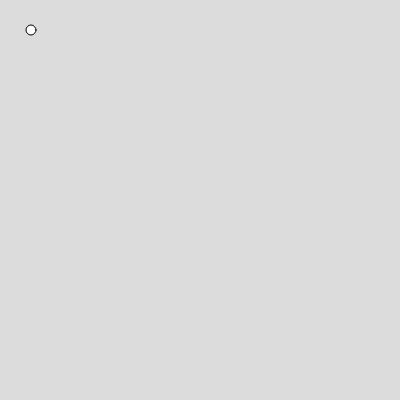
Frame 1 (no input)
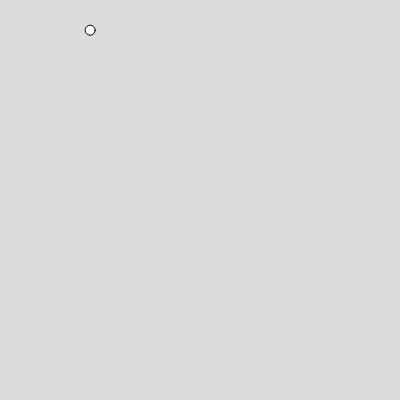
Frame 60 (no input)
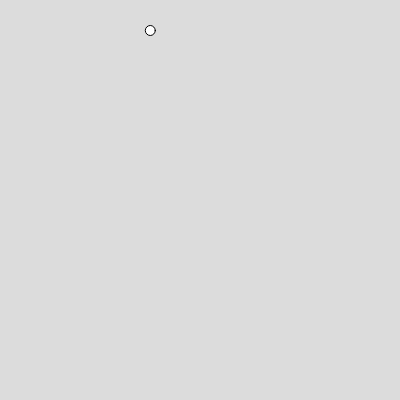
Frame 120 (the mouse pressed at the canvas centre since frame 60)

The p5.js sketch that drew these frames (run headless with seeded random() and noise() and a simulated clock; from frame 60 on, the mouse is pressed at the canvas centre):

// p5.js sketch
// ── sketch.js
class Walker{
  #speed
  radius = 10;
  
  constructor(x, y, speed){
    this.#speed = speed;
    this.x = x;
    this.y = y;

    this.dirx = 0;
    this.diry = 0;
  }
  
  #move(){
    const dir = createVector(1, 0)
    

    const centerBias = createVector(width / 2, height / 2)
    const distToCenter = dist(this.x, this.y, centerBias.x, centerBias.y)
    const centerBiasDirection = createVector(centerBias.x - this.x, centerBias.y - this.y)
    centerBiasDirection.normalize()

    centerBiasDirection.mult(1 / distToCenter / 1)




    this.x += centerBiasDirection.x + dir.x 
    this.y += centerBiasDirection.y + dir.y 

  }
  
  #display(){
    circle(this.x, this.y, this.radius)
  }
  
  update(){
    this.#move()
    this.#display()
  }
}

let walker1;
function setup() {
  createCanvas(400, 400);
  walker1 = new Walker(30, 30, 1)
}

function draw() {
  background(220);
  walker1.update()
}
